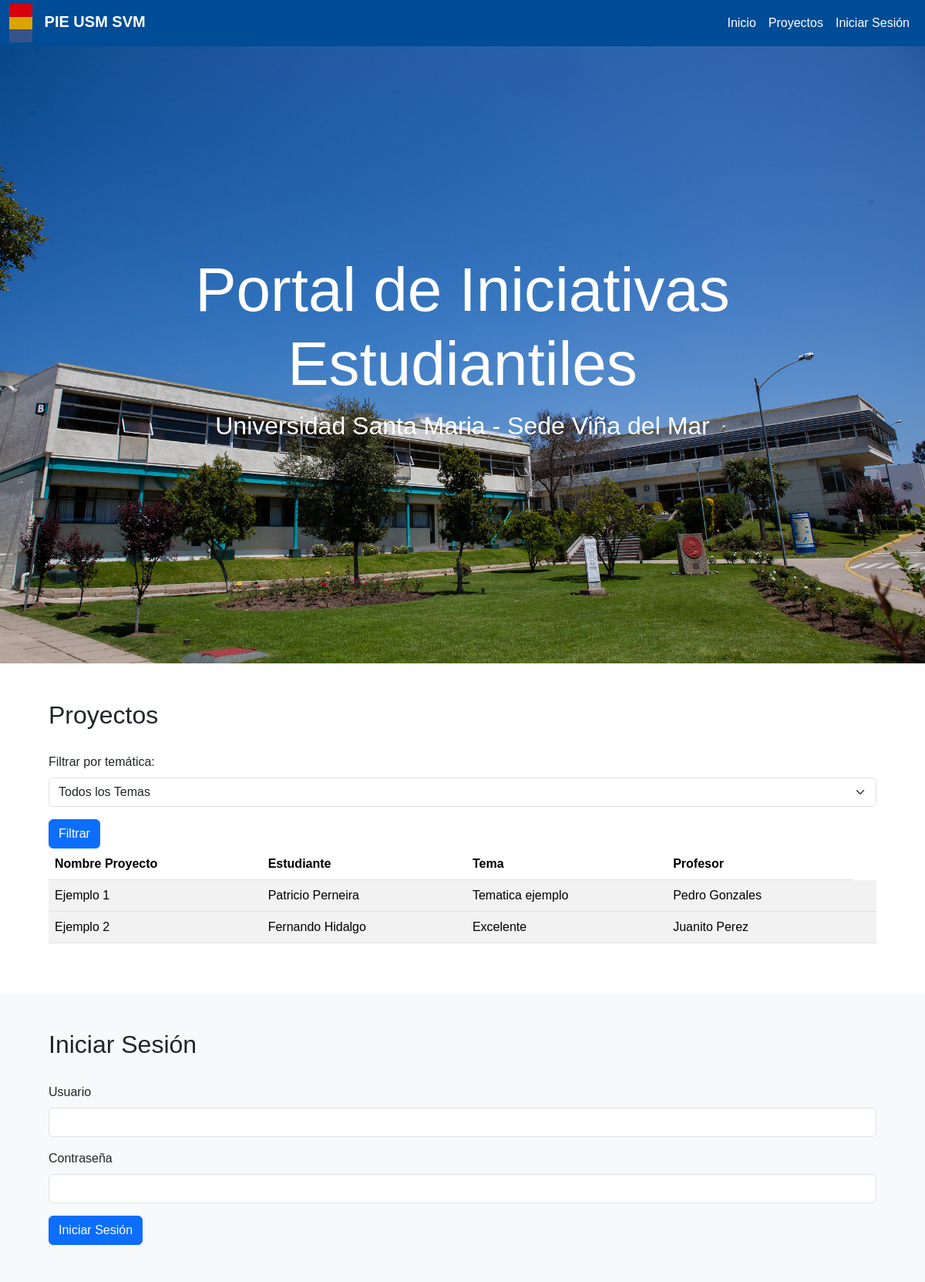
The page / on the database its author committed.
### core/models.py (models this page shows, shortened)
class Proyecto(models.Model):
    titulo = models.CharField(max_length=200)
    descripcion = models.TextField()
    tematica = models.CharField(max_length=100, default='General')
    estudiante = models.ForeignKey(Estudiante, on_delete=models.CASCADE)
    patrocinado = models.BooleanField(default=False)
    profesor = models.ForeignKey(Profesor, null=True, blank=True, on_delete=models.SET_NULL)

class Estudiante(models.Model):
    usuario = models.OneToOneField(User, on_delete=models.CASCADE)

class Profesor(models.Model):
    usuario = models.OneToOneField(User, on_delete=models.CASCADE)

### core/views.py (the view)
# urls.py: path('', views.onePage, name='onePage'),
def onePage(request):
    tematica = request.GET.get('tematica', None)
    sin_patrocinio = request.GET.get('sin_patrocinio', None)
    proyectos = Proyecto.objects.all()
    if request.user.is_authenticated:
        if hasattr(request.user, 'profesor'):
            if tematica:
                proyectos = proyectos.filter(tematica=tematica)
            if sin_patrocinio:
                proyectos = proyectos.filter(profesor__isnull=True)
        elif hasattr(request.user, 'estudiante'):
            proyectos = Proyecto.objects.filter(estudiante=request.user.estudiante)
        else:
            proyectos = Proyecto.objects.filter(patrocinado=True)
    else:
        if tematica:
            proyectos = proyectos.filter(patrocinado=True, tematica=tematica)
        else:
            proyectos = proyectos.filter(patrocinado=True)
    return render(request, 'core/onePage.html', {'proyectos': proyectos})

### core/templates/core/onePage.html (shortened to what this page needs)
<!DOCTYPE html>
<html lang="en">
<head>
    {% load static %}
    <link rel="stylesheet" href="{% static 'core/css/bootstrap.css' %}">
    <link rel="stylesheet" href="{% static 'core/css/style.css' %}">
</head>
<body>
    <header>
        <nav class="navbar navbar-expand-lg navbar-custom">
            <div class="container-fluid">
                <a class="navbar-brand" href="#">
                    <img src="{% static 'core/img/Barra Colores.png' %}" width="30" height="50" alt="Logo de la universidad">
                    <span class="navbar-brand-text">PIE USM SVM</span>
                </a>
                <div class="collapse navbar-collapse" id="navbarNav">
                    <ul class="navbar-nav ms-auto">
                        <li class="nav-item">
                            <a class="nav-link" href="#inicio">Inicio</a>
                        </li>
                        <li class="nav-item">
                            <a class="nav-link" href="#proyectos">Proyectos</a>
                        </li>
                        <li class="nav-item">
                            <a class="nav-link" href="#login">Iniciar Sesión</a>
                        </li>
                    </ul>
                </div>
            </div>
        </nav>
        <section id="inicio" class="p-5 text-center bg-light d-flex align-items-center justify-content-center">
        <div class="container">
            <h1>Portal de Iniciativas Estudiantiles</h1>
            <p>Universidad Santa Maria - Sede Viña del Mar</p>
        </div>
        </section>
    </header>
    <section id="proyectos" class="p-5">
        <div class="container">
            <h2>Proyectos</h2>
            <form method="get" action="{% url 'onePage' %}">
                {% if user.profesor %}
                    <div class="mb-3 form-check">
                        <input type="checkbox" class="form-check-input" id="sin_patrocinio" name="sin_patrocinio" value="1" {% if request.GET.sin_patrocinio %}checked{% endif %}>
                        <label class="form-check-label" for="sin_patrocinio">Mostrar solo proyectos sin patrocinio</label>
                    </div>
                {% else %}
                    <div class="mb-3">
                        <label for="tematica" class="form-label">Filtrar por temática:</label>
                        <select class="form-select" id="tematica" name="tematica">
                            <option value="">Todos los Temas</option>
                        </select>
                    </div>
                {% endif %}
                <button type="submit" class="btn btn-primary">Filtrar</button>
            </form>
            <table class="table table-striped">
                <thead>
                    <tr>
                        <th>Nombre Proyecto</th>
                        <th>Estudiante</th>
                        <th>Tema</th>
                        <th>Profesor</th>
                    </tr>
                </thead>
                <tbody>
                    {% for proyecto in proyectos %}
                        <tr>
                            <td>{{ proyecto.titulo }}</td>
                            <td>{{ proyecto.estudiante.usuario.first_name }} {{ proyecto.estudiante.usuario.last_name }}</td>
                            <td>{{ proyecto.tematica }}</td>
                            <td>{% if proyecto.profesor %}{{ proyecto.profesor.usuario.first_name }} {{ proyecto.profesor.usuario.last_name }}{% else %}Sin Profesor{% endif %}</td>
                            <td>
                            </td>
                        </tr>
                    {% endfor %}
                </tbody>
            </table>
        </div>
    </section>
    <section id="login" class="p-5 bg-light">
        <div class="container">
            <h2>Iniciar Sesión</h2>
            <form method="post" action="{% url 'login' %}">
                <div class="mb-3">
                    <label for="username" class="form-label">Usuario</label>
                    <input type="text" class="form-control" id="username" name="username" required>
                </div>
                <div class="mb-3">
                    <label for="password" class="form-label">Contraseña</label>
                    <input type="password" class="form-control" id="password" name="password" required>
                </div>
                <button type="submit" class="btn btn-primary">Iniciar Sesión</button>
            </form>
        </div>
    </section>
</body>
</html>

### core/static/core/css/style.css (style rules this page uses)
* { margin: 0; padding: 0; box-sizing: border-box; }
body { font-family: Arial, sans-serif; }
header .navbar-custom { background-color: #004C97; padding: 0; }
header .navbar-brand img { margin-right: 10px; }
header .navbar-brand-text { font-weight: bold; color: white; }
section { padding: 60px 0; }
section h2 { margin-bottom: 30px; }
section#inicio h1 { font-size: 5rem; }
section#inicio p { font-size: 2rem; }
.navbar-custom .navbar-nav .nav-link { color: white !important; }
.navbar-custom .navbar-brand-text { color: white !important; }
section#inicio { background: url('../img/svm.jpg') no-repeat center center/cover; color: #fff; height: 100vh; display: flex; justify-content: center; align-items: center; }
section#login { background-color: #f8f9fa; }
.container { max-width: 1200px; margin: auto; padding: 0 15px; }

### rows shown on the page
Proyecto: titulo "Ejemplo 1", estudiante.usuario.first_name "Patricio", estudiante.usuario.last_name "Perneira", tematica "Tematica ejemplo", profesor.usuario.first_name "Pedro", profesor.usuario.last_name "Gonzales"
Proyecto: titulo "Ejemplo 2", estudiante.usuario.first_name "Fernando", estudiante.usuario.last_name "Hidalgo", tematica "Excelente", profesor.usuario.first_name "Juanito", profesor.usuario.last_name "Perez"
